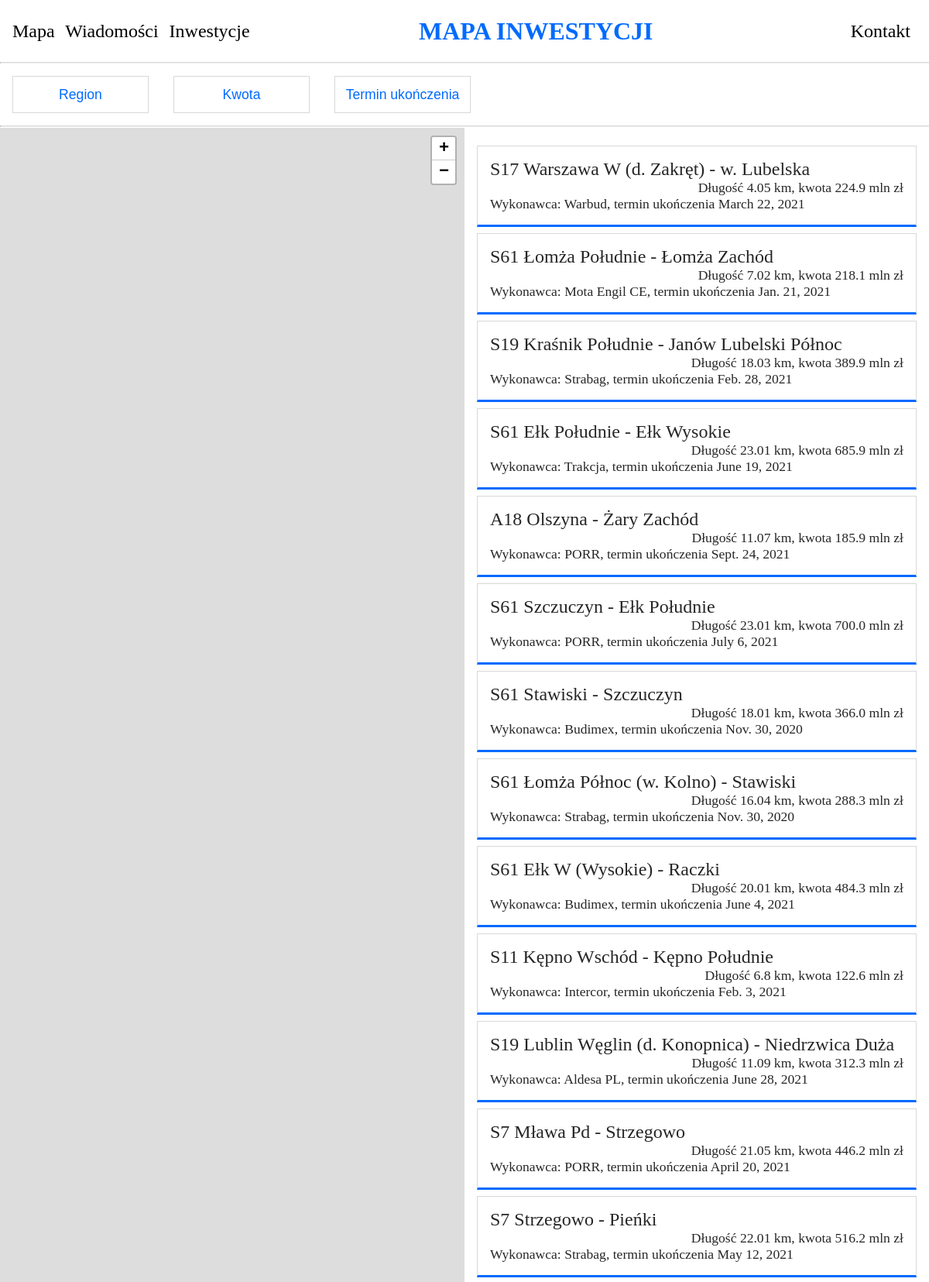
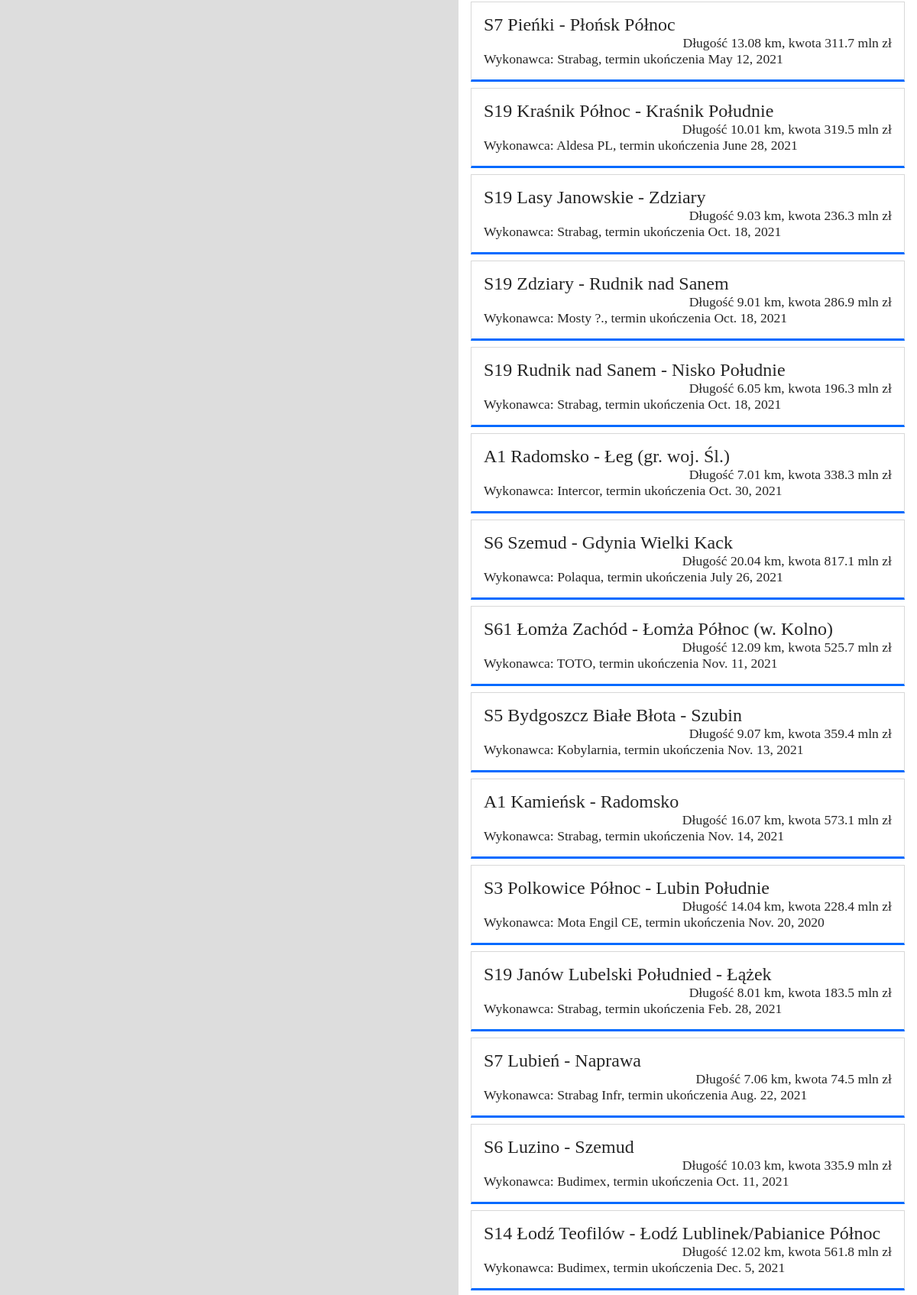
The page / (upper part) on the database its author committed (2 pictures, top to bottom).
### indexmain/models.py (models this page shows, shortened)
class Road(models.Model):
    droga = models.CharField(max_length=200, null=True, blank=True)
    odcinek = models.CharField(max_length=255,null=True, blank=True)
    km = models.FloatField(null=True, blank=True)
    czas = models.IntegerField(null=True, blank=True)
    koszt = models.FloatField(null=True, blank=True)
    wykonawca = models.CharField(max_length=200, null=True, blank=True)
    podpisane = models.DateField(null=True, blank=True)
    data_ukonczenia = models.DateField(null=True, blank=True)
    map1_x = models.FloatField(null=True, blank=True)
    map1_y = models.FloatField(null=True, blank=True)
    map2_x = models.FloatField(null=True, blank=True)
    map2_y = models.FloatField(null=True, blank=True)
    opis = RichTextField(blank=True, null=True)

### indexmain/views.py (the view)
# urls.py: path('', views.index, name='index'),
def index(request):
    roads = Road.objects.all()
    ilosc_inwestycji = roads.count()
    sortujID = request.GET.get("sortuj")
    if sortujID == 'odnajtanszej':
        roads = Road.objects.all().order_by("koszt")
    elif sortujID == 'odnajdrozszej':
        roads = Road.objects.all().order_by("-koszt")
    elif sortujID == 'najkrotszy':
        roads = Road.objects.all().order_by("data_ukonczenia")
    elif sortujID == 'najdluzszy':
        roads = Road.objects.all().order_by("-data_ukonczenia")
    elif sortujID == None:
        roads = Road.objects.all()
    else:
        roads = Road.objects.all()
    context = {'roads':roads, "ilosc_inwestycji":ilosc_inwestycji}
    return render(request, 'indexmain/index.html', context)

### indexmain/templates/indexmain/index.html (shortened to what this page needs)
{% extends 'indexmain/main.html' %}
{% block mainright %}
<div class="all_roads">
    {% if roads %}
    {% for road in roads %}
        <div class="single_road" id='{{road.id}}' data-id='{{road.id}}'>
            <div class="nazwaOdcinkaLista"> {{road.droga}} {{road.odcinek}} </div>
            <div class="dlugoscOdcinkaLista"> Długość {{road.km}} km, kwota {{road.koszt}} mln zł </div>
            <div class="wykonawcaOdcinkaLista"> Wykonawca: {{road.wykonawca}}, termin ukończenia {{road.data_ukonczenia}} </div>
        </div>
    {% endfor %}
    {% endif %}
</div>
{% endblock mainright %}
{% block page_scripts %}
{% load static %}
{% endblock page_scripts %}

### indexmain/templates/indexmain/main.html (shortened to what this page needs)
<!DOCTYPE html>
{% load static %}
<html lang="en">
  <head>
    <link
      rel="stylesheet"
      href="https://unpkg.com/leaflet@1.7.1/dist/leaflet.css"
    />
    <link rel='stylesheet' type='text/css' href="{% static 'indexmain/css/style.css'%}">
  </head>
  <body>
    <div class="mainnavbar">
      {% include 'indexmain/navbar.html' %}
    </div>
    <div class="kolumnyTrescStrony">
      <div class="lewaKolumnaTresc">
        <div id="mapid"></div>
      </div>
      <div class="prawaKolumnaTresc">
        <div class="mainright">
          {% block mainright %}
          {% endblock mainright %}
        </div>
      </div>
    </div>
  </body>
</html>

### indexmain/templates/indexmain/navbar.html (shortened to what this page needs)
<div class="menuGlowne">
  <div class="lewyPrzycisk" id="lewyPrzycisk">
    <a href="/">Mapa</a>
    <a href="https://www.rynekinfrastruktury.pl/">Wiadomości</a>
    <a href="https://autostrady.info.pl/">Inwestycje</a>
  </div>
  <div class="srodkowyPrzycisk" id="srodkowyPrzycisk">MAPA INWESTYCJI</div>
  <div class="prawyPrzycisk" id="prawyPrzycisk">
    <a href="https://github.com/waszkiewiczja/">Kontakt</a>
  </div>
</div>
<hr class="liniarozdzielajaca" />
<div class="dropdownMenu">
  <div class="pojedynczaKolumnaMenu">
    <button class="nazwaGlownaDropdownMenu">Region</button>
  </div>
  <div class="pojedynczaKolumnaMenu">
    <button class="nazwaGlownaDropdownMenu">Kwota</button>
  </div>
  <div class="pojedynczaKolumnaMenu">
    <button class="nazwaGlownaDropdownMenu">Termin ukończenia</button>
  </div>
</div>
<hr class="liniarozdzielajaca" />

### indexmain/static/indexmain/css/style.css (style rules this page uses)
* { margin: 0; padding: 0; box-sizing: border-box; }
body { overflow: hidden; height: 100%; }
.menuGlowne { margin: 0; padding: 0; display: grid; grid-template-columns: 1fr 1fr 1fr; text-align: center; align-items: center; height: 5rem; }
.lewyPrzycisk { text-align: left; margin-left: 1rem; margin-right: 1rem; font-size: 1.5rem; }
.lewyPrzycisk a { color: black; text-decoration: none; margin-right: 0.5rem; }
.srodkowyPrzycisk { margin-top: 1rem; margin-bottom: 1rem; font-size: 2.5rem; font-weight: bold; color: rgb(0, 106, 255); }
.prawyPrzycisk { text-align: right; margin-right: 1rem; margin-left: 1rem; font-size: 1.5rem; }
.prawyPrzycisk a { color: black; text-decoration: none; margin-right: 0.5rem; }
hr.liniarozdzielajaca { border-top: 1px solid rgb(216, 216, 216); }
@media only screen and (max-width: 1200px) { .menuGlowne { grid-template-columns: 1fr 1fr 0.6fr; } }
@media only screen and (max-width: 1200px) { .srodkowyPrzycisk { font-size: 2rem; } }
.dropdownMenu { display: flex; height: 5rem; }
.pojedynczaKolumnaMenu { margin: 1rem; width: 11rem; }
.nazwaGlownaDropdownMenu { width: 100%; height: 3rem; border: 1px solid rgb(216, 216, 216); background: white; cursor: pointer; color: rgb(0, 106, 255); font-size: 1.1rem; }
.kolumnyTrescStrony { display: grid; grid-template-columns: 1fr 1fr; text-align: center; align-items: center; }
#mapid { height: calc(100vh - (5rem + 5rem + 2px)); z-index: 1; }
.prawaKolumnaTresc { height: calc(100vh - (5rem + 5rem)); overflow-y: none; padding: 0.5rem; }
.all_roads { height: calc(100vh - (5rem + 5rem)); overflow-y: scroll; padding: 0.5rem; padding-bottom: 1rem; margin-bottom: 1rem; }
.single_road { padding: 1rem; border: 1px solid rgb(216, 216, 216); border-bottom: 3px solid rgb(0, 106, 255); margin-top: 0.5rem; color: #262626; cursor: pointer; }
.nazwaOdcinkaLista { text-align: left; font-size: 1.5rem; }
.dlugoscOdcinkaLista { text-align: right; font-size: 1.1rem; }
.wykonawcaOdcinkaLista { text-align: left; font-size: 1.1rem; }

### rows shown on the page
Road: droga "S17", odcinek "Warszawa W (d. Zakręt) - w. Lubelska", km "4.05", koszt "224.9", wykonawca "Warbud", data_ukonczenia "March 22, 2021"
Road: droga "S61", odcinek "Łomża Południe - Łomża Zachód", km "7.02", koszt "218.1", wykonawca "Mota Engil CE", data_ukonczenia "Jan. 21, 2021"
Road: droga "S19", odcinek "Kraśnik Południe - Janów Lubelski Północ", km "18.03", koszt "389.9", wykonawca "Strabag", data_ukonczenia "Feb. 28, 2021"
Road: droga "S61", odcinek "Ełk Południe - Ełk Wysokie", km "23.01", koszt "685.9", wykonawca "Trakcja", data_ukonczenia "June 19, 2021"
Road: droga "A18", odcinek "Olszyna - Żary Zachód", km "11.07", koszt "185.9", wykonawca "PORR", data_ukonczenia "Sept. 24, 2021"
Road: droga "S61", odcinek "Szczuczyn - Ełk Południe", km "23.01", koszt "700.0", wykonawca "PORR", data_ukonczenia "July 6, 2021"
Road: droga "S61", odcinek "Stawiski - Szczuczyn", km "18.01", koszt "366.0", wykonawca "Budimex", data_ukonczenia "Nov. 30, 2020"
Road: droga "S61", odcinek "Łomża Północ (w. Kolno) - Stawiski", km "16.04", koszt "288.3", wykonawca "Strabag", data_ukonczenia "Nov. 30, 2020"
Road: droga "S61", odcinek "Ełk W (Wysokie) - Raczki", km "20.01", koszt "484.3", wykonawca "Budimex", data_ukonczenia "June 4, 2021"
Road: droga "S11", odcinek "Kępno Wschód - Kępno Południe", km "6.8", koszt "122.6", wykonawca "Intercor", data_ukonczenia "Feb. 3, 2021"
Road: droga "S19", odcinek "Lublin Węglin (d. Konopnica) - Niedrzwica Duża", km "11.09", koszt "312.3", wykonawca "Aldesa PL", data_ukonczenia "June 28, 2021"
Road: droga "S7", odcinek "Mława Pd - Strzegowo", km "21.05", koszt "446.2", wykonawca "PORR", data_ukonczenia "April 20, 2021"
Road: droga "S7", odcinek "Strzegowo - Pieńki", km "22.01", koszt "516.2", wykonawca "Strabag", data_ukonczenia "May 12, 2021"
Road: droga "S7", odcinek "Pieńki - Płońsk Północ", km "13.08", koszt "311.7", wykonawca "Strabag", data_ukonczenia "May 12, 2021"
Road: droga "S19", odcinek "Kraśnik Północ - Kraśnik Południe", km "10.01", koszt "319.5", wykonawca "Aldesa PL", data_ukonczenia "June 28, 2021"
Road: droga "S19", odcinek "Lasy Janowskie - Zdziary", km "9.03", koszt "236.3", wykonawca "Strabag", data_ukonczenia "Oct. 18, 2021"
Road: droga "S19", odcinek "Zdziary - Rudnik nad Sanem", km "9.01", koszt "286.9", wykonawca "Mosty ?.", data_ukonczenia "Oct. 18, 2021"
Road: droga "S19", odcinek "Rudnik nad Sanem - Nisko Południe", km "6.05", koszt "196.3", wykonawca "Strabag", data_ukonczenia "Oct. 18, 2021"
Road: droga "A1", odcinek "Radomsko - Łeg (gr. woj. Śl.)", km "7.01", koszt "338.3", wykonawca "Intercor", data_ukonczenia "Oct. 30, 2021"
Road: droga "S6", odcinek "Szemud - Gdynia Wielki Kack", km "20.04", koszt "817.1", wykonawca "Polaqua", data_ukonczenia "July 26, 2021"
Road: droga "S61", odcinek "Łomża Zachód - Łomża Północ (w. Kolno)", km "12.09", koszt "525.7", wykonawca "TOTO", data_ukonczenia "Nov. 11, 2021"
Road: droga "S5", odcinek "Bydgoszcz Białe Błota - Szubin", km "9.07", koszt "359.4", wykonawca "Kobylarnia", data_ukonczenia "Nov. 13, 2021"
Road: droga "A1", odcinek "Kamieńsk - Radomsko", km "16.07", koszt "573.1", wykonawca "Strabag", data_ukonczenia "Nov. 14, 2021"
Road: droga "S3", odcinek "Polkowice Północ - Lubin Południe", km "14.04", koszt "228.4", wykonawca "Mota Engil CE", data_ukonczenia "Nov. 20, 2020"
Road: droga "S19", odcinek "Janów Lubelski Południed - Łążek", km "8.01", koszt "183.5", wykonawca "Strabag", data_ukonczenia "Feb. 28, 2021"
Road: droga "S7", odcinek "Lubień - Naprawa", km "7.06", koszt "74.5", wykonawca "Strabag Infr", data_ukonczenia "Aug. 22, 2021"
Road: droga "S6", odcinek "Luzino - Szemud", km "10.03", koszt "335.9", wykonawca "Budimex", data_ukonczenia "Oct. 11, 2021"
Road: droga "S14", odcinek "Łodź Teofilów - Łodź Lublinek/Pabianice Północ", km "12.02", koszt "561.8", wykonawca "Budimex", data_ukonczenia "Dec. 5, 2021"
